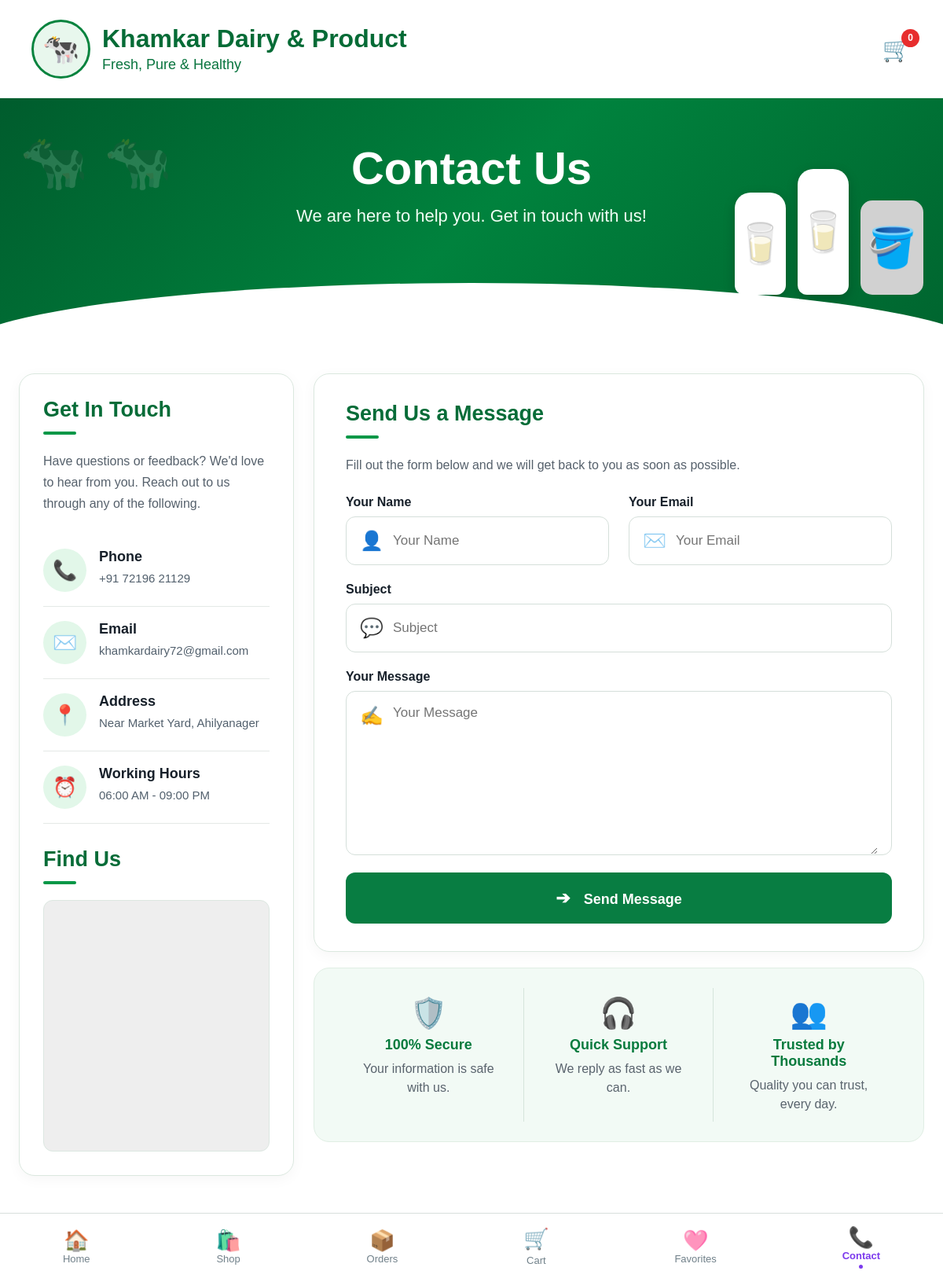
Page /contact/ on the committed database.
### shop/models.py (models this page shows, shortened)
class StoreSetting(models.Model):
    store_name = models.CharField(max_length=200, default="Khamkar Dairy")
    contact_phone = models.CharField(max_length=50, default="+91 72196 21129")
    contact_email = models.EmailField(default="khamkardairy72@gmail.com")
    store_address = models.TextField(default="Near Market Yard, Sangli, Maharashtra - 416416")
    operating_hours = models.CharField(max_length=100, default="06:00 AM - 10:00 PM")
    free_delivery_threshold = models.DecimalField(max_digits=10, decimal_places=2, default=200.00)
    standard_delivery_charge = models.DecimalField(max_digits=10, decimal_places=2, default=50.00)
    packaging_charge = models.DecimalField(max_digits=10, decimal_places=2, default=10.00)
    store_open = models.BooleanField(default=True)
    enable_cod = models.BooleanField(default=True)
    enable_online = models.BooleanField(default=True)
    announcement_text = models.CharField(max_length=300, default="Fresh Morning Milk batch delivered daily before 7 AM!", blank=True)
    show_announcement = models.BooleanField(default=True)
    @classmethod
    def get_settings(cls):
        obj, _ = cls.objects.get_or_create(id=1)
        return obj

### shop/views.py (the view, shortened to what this page needs)
# urls.py: path("contact/", views.contact, name="contact"),
def contact(request):
    cart_count = 0
    if request.user.is_authenticated:
        cart_count = CartItem.objects.filter(user=request.user).count()
    return render(request, "shop/Contact.html", {"cart_count": cart_count})

### shop/context_processors.py (called while the page is built)
def cart_context(request):
    cart_count = 0
    user_profile = None
    user_wallet = None
    if request.user.is_authenticated:
        cart_count = CartItem.objects.filter(user=request.user).count()
        user_profile, _ = Profile.objects.get_or_create(user=request.user)
        user_wallet = Wallet.get_wallet(request.user)
    store_settings = StoreSetting.get_settings()
    return {
        "cart_count": cart_count,
        "user_profile": user_profile,
        "user_wallet": user_wallet,
        "store_settings": store_settings,
    }

### templates/shop/Contact.html (shortened to what this page needs)
{% load static %}
<!DOCTYPE html>
<html lang="en">
<head>
    <link rel="stylesheet" href="{% static 'css/Contact.css' %}">
    <link rel="stylesheet" href="{% static 'css/bottom_nav.css' %}">
</head>
<body>
<div class="contact-page">
    <header class="top-header">
        <div class="brand">
            <div class="brand-logo">
                🐄
            </div>
            <div class="brand-text">
                <h1>{{ store_settings.store_name }}</h1>
                <p>Fresh, Pure & Healthy</p>
            </div>
        </div>
        <div class="header-actions">
            <a href="{% url 'cart' %}" class="header-icon" style="text-decoration:none;">
                🛒
                <span>{{ cart_count }}</span>
            </a>
        </div>
    </header>
    <section class="contact-hero">
        <div class="hero-cows">
            🐄 🐄
        </div>
        <div class="hero-content">
            <h2>Contact Us</h2>
            <p>
                We are here to help you.
                Get in touch with us!
            </p>
        </div>
        <div class="milk-decoration">
            <div class="milk-bottle bottle-one">
                🥛
            </div>
            <div class="milk-bottle bottle-two">
                🥛
            </div>
            <div class="milk-can">
                🪣
            </div>
        </div>
        <div class="milk-wave"></div>
    </section>
    <main class="contact-container">
        <section class="contact-info card">
            <h2>Get In Touch</h2>
            <div class="heading-line"></div>
            <p class="intro">
                Have questions or feedback?
                We'd love to hear from you.
                Reach out to us through any of the following.
            </p>
            <div class="contact-detail">
                <div class="detail-icon">
                    📞
                </div>
                <div>
                    <h3>Phone</h3>
                    <p><a href="tel:{{ store_settings.contact_phone }}" style="text-decoration:none; color:inherit;">{{ store_settings.contact_phone }}</a></p>
                </div>
            </div>
            <div class="contact-detail">
                <div class="detail-icon">
                    ✉️
                </div>
                <div>
                    <h3>Email</h3>
                    <p><a href="mailto:{{ store_settings.contact_email }}" style="text-decoration:none; color:inherit;">{{ store_settings.contact_email }}</a></p>
                </div>
            </div>
            <div class="contact-detail">
                <div class="detail-icon">
                    📍
                </div>
                <div>
                    <h3>Address</h3>
                    <p>{{ store_settings.store_address }}</p>
                </div>
            </div>
            <div class="contact-detail">
                <div class="detail-icon">
                    ⏰
                </div>
                <div>
                    <h3>Working Hours</h3>
                    <p>{{ store_settings.operating_hours }}</p>
                </div>
            </div>
            <div class="find-us" style="margin-top: 30px;">
                <h2>Find Us</h2>
                <div class="heading-line"></div>
                <div class="map-box" style="height:320px; border-radius:12px; overflow:hidden;">
                    <iframe
                        src="https://www.google.com/maps/embed?pb=!1m18!1m12!1m3!1d3767.9995138877966!2d74.40785567572546!3d19.19522358203408!2m3!1f0!2f0!3f0!3m2!1i1024!2i768!4f13.1!3m3!1m2!1s0x3bdcc3006b868543%3A0x25d28c357214df4e!2sKhamkar%20dairy%20farm!5e0!3m2!1sen!2sin!4v1787841070786!5m2!1sen!2sin"
                        width="100%"
                        height="100%"
                        style="border:0;"
                        allowfullscreen=""
                        loading="lazy"
>
                    </iframe>
                </div>
            </div>
        </section>
        <section class="message-section">
            <div class="card message-card">
                <h2>Send Us a Message</h2>
                <div class="heading-line"></div>
                <p class="message-intro">
                    Fill out the form below and we will get back
                    to you as soon as possible.
                </p>
                <form id="contactForm" method="POST" action="{% url 'contact' %}" data-whatsapp="{{ store_settings.whatsapp_number|cut:' '|cut:'+' }}" data-storename="{{ store_settings.store_name }}">
                    <div class="form-row">
                        <div class="input-group">
                            <label for="name">
                                Your Name
                            </label>
                            <div class="input-box">
                                <span>👤</span>
                                <input
                                    type="text"
                                    id="name"
                                    name="name"
                                    placeholder="Your Name"
                                    value="{% if user.is_authenticated %}{{ user.get_full_name|default:user.username }}{% endif %}"
                                    required
                                >
                            </div>
                        </div>
                        <div class="input-group">
                            <label for="email">
                                Your Email
                            </label>
                            <div class="input-box">
                                <span>✉️</span>
                                <input
                                    type="email"
                                    id="email"
                                    name="email"
                                    placeholder="Your Email"
                                    value="{% if user.is_authenticated %}{{ user.email }}{% endif %}"
                                    required
                                >
                            </div>
                        </div>
                    </div>
                    <div class="input-group">
                        <label for="subject">
                            Subject
                        </label>
                        <div class="input-box">
                            <span>💬</span>
                            <input
                                type="text"
                                id="subject"
                                name="subject"
                                placeholder="Subject"
                                required
                            >
                        </div>
                    </div>
                    <div class="input-group">
                        <label for="message">
                            Your Message
                        </label>
                        <div class="textarea-box">
                            <span>✍️</span>
                            <textarea
                                id="message"
                                name="message"
                                placeholder="Your Message"
                                required
                            ></textarea>
                        </div>
                    </div>
                    <button
                        type="submit"
                        class="send-btn"
                    >
                        <span>➔</span>
                        Send Message
                    </button>
                </form>
            </div>
            <div class="trust-section">
                <div class="trust-card">
                    <div class="trust-icon">
                        🛡️
                    </div>
                    <h3>100% Secure</h3>
                    <p>
                        Your information
                        is safe with us.
                    </p>
                </div>
                <div class="trust-card">
                    <div class="trust-icon">
                        🎧
                    </div>
                    <h3>Quick Support</h3>
                    <p>
                        We reply as fast
                        as we can.
                    </p>
                </div>
                <div class="trust-card">
                    <div class="trust-icon">
                        👥
                    </div>
                    <h3>Trusted by Thousands</h3>
                    <p>
                        Quality you can trust,
                        every day.
                    </p>
                </div>
            </div>
        </section>
    </main>
<nav class="bottom-nav">
    <a href="{% url 'home' %}" class="nav-item">
        <span class="nav-icon">🏠</span>
        <span>Home</span>
    </a>
    <a href="{% url 'shop_product' %}" class="nav-item">
        <span class="nav-icon">🛍️</span>
        <span>Shop</span>
    </a>
    <a href="{% url 'orders' %}" class="nav-item">
        <span class="nav-icon">📦</span>
        <span>Orders</span>
    </a>
    <a href="{% url 'cart' %}" class="nav-item cart-nav-item">
        <span class="nav-icon-box">
            <span class="nav-icon">🛒</span>
        </span>
        <span>Cart</span>
    </a>
    <a href="{% url 'favourite' %}" class="nav-item">
        <span class="nav-icon">🩷</span>
        <span>Favorites</span>
    </a>
    <a href="{% url 'contact' %}" class="nav-item active">
        <span class="nav-icon">📞</span>
        <span>Contact</span>
    </a>
</nav>
</div>
</body>
</html>

### static/css/bottom_nav.css (style rules this page uses)
.bottom-nav { position: fixed; bottom: 0; left: 50%; transform: translateX(-50%); width: 100%; height: 88px; background: #fff; border-top: 1px solid #d8dfdc; display: flex; justify-content: space-around; align-items: center; z-index: 10; }
.nav-item { display: flex; flex-direction: column; align-items: center; justify-content: center; text-align: center; color: #71818a; font-size: 13px; position: relative; text-decoration: none; cursor: pointer; line-height: 1.2; transition: color 0.2s ease, transform 0.2s ease; padding: 4px 5px; border-radius: 12px; }
.nav-icon { display: block; font-size: 26px; line-height: 1; margin-bottom: 3px; }
.nav-item[href*="home"], .nav-item[href="/"] { --nav-color: #2563eb; }
.nav-item[href*="shop"] { --nav-color: #059669; }
.nav-item[href*="orders"] { --nav-color: #ea580c; }
.nav-item[href*="cart"] { --nav-color: #dc2626; }
.nav-item[href*="favourite"] { --nav-color: #db2777; }
.nav-item[href*="contact"] { --nav-color: #7c3aed; }
.nav-item.active { color: var(--nav-color, #078046); font-weight: 700; }
.nav-item.active::after { content: ''; display: block; width: 5px; height: 5px; border-radius: 50%; background: var(--nav-color, #078046); margin: 3px auto 0; animation: dotPop 0.3s ease; }
.nav-icon-box { position: relative; display: inline-flex; justify-content: center; align-items: center; margin-bottom: 4px; }
.cart-nav-item { position: relative; }

### rows in the picture
StoreSetting: store_name "Khamkar Dairy & Product", contact_phone "+91 72196 21129", contact_email "khamkardairy72@gmail.com", store_address "Near Market Yard, Ahilyanager", operating_hours "06:00 AM - 09:00 PM"

### other values in the picture
{{ cart_count }} "0"
